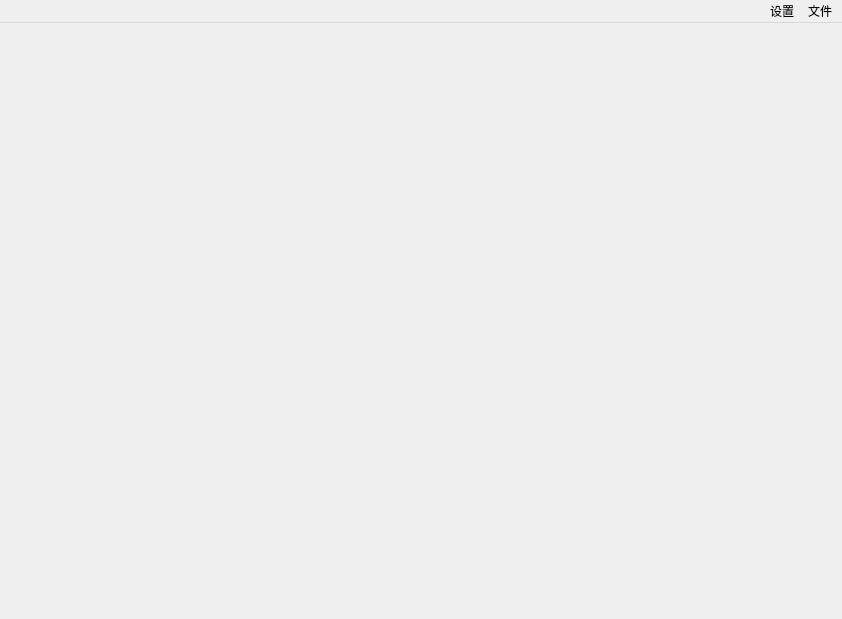
<?xml version="1.0" encoding="UTF-8"?>
<ui version="4.0">
 <class>SikPlayer</class>
 <widget class="QMainWindow" name="SikPlayer">
  <property name="geometry">
   <rect>
    <x>0</x>
    <y>0</y>
    <width>842</width>
    <height>619</height>
   </rect>
  </property>
  <property name="windowTitle">
   <string>SikPlayer</string>
  </property>
  <widget class="QWidget" name="centralwidget"/>
  <widget class="QMenuBar" name="menubar">
   <property name="geometry">
    <rect>
     <x>0</x>
     <y>0</y>
     <width>842</width>
     <height>22</height>
    </rect>
   </property>
   <property name="layoutDirection">
    <enum>Qt::RightToLeft</enum>
   </property>
   <widget class="QMenu" name="fileMenu">
    <property name="title">
     <string>文件</string>
    </property>
    <addaction name="actionopen"/>
   </widget>
   <widget class="QMenu" name="setMenu">
    <property name="title">
     <string>设置</string>
    </property>
   </widget>
   <addaction name="fileMenu"/>
   <addaction name="setMenu"/>
  </widget>
  <action name="actionopen">
   <property name="text">
    <string>打开</string>
   </property>
  </action>
 </widget>
 <resources/>
 <connections/>
</ui>
